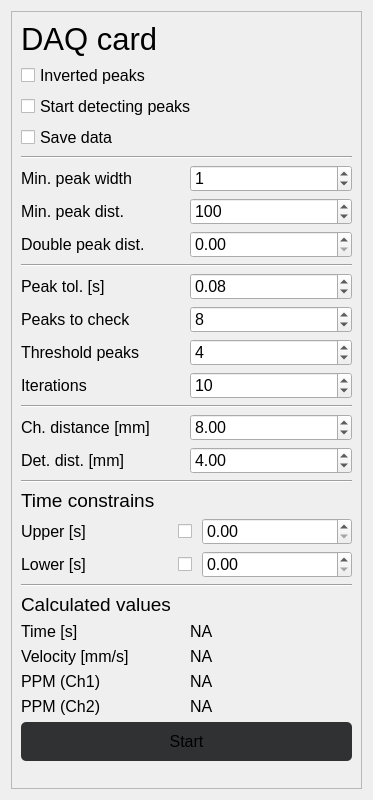
<?xml version="1.0" encoding="UTF-8"?>
<ui version="4.0">
 <class>MainWindow</class>
 <widget class="QWidget" name="MainWindow">
  <property name="enabled">
   <bool>true</bool>
  </property>
  <property name="geometry">
   <rect>
    <x>0</x>
    <y>0</y>
    <width>373</width>
    <height>800</height>
   </rect>
  </property>
  <property name="windowTitle">
   <string>Form</string>
  </property>
  <property name="styleSheet">
   <string notr="true">QPushButton{
	/*border: 1px solid rgb(89, 89, 89); */
	background-color: #2F3133;
	padding: 10px;
	/*background-color: #040f13;*/
	/*background-color: #2b192f;*/
	border-radius: 5px;
}
</string>
  </property>
  <layout class="QVBoxLayout" name="verticalLayout">
   <item>
    <widget class="QScrollArea" name="scrollArea">
     <property name="widgetResizable">
      <bool>true</bool>
     </property>
     <widget class="QWidget" name="scrollAreaWidgetContents">
      <property name="geometry">
       <rect>
        <x>0</x>
        <y>-34</y>
        <width>328</width>
        <height>872</height>
       </rect>
      </property>
      <layout class="QVBoxLayout" name="verticalLayout_2">
       <item>
        <widget class="QLabel" name="mainTitle">
         <property name="font">
          <font>
           <pointsize>23</pointsize>
          </font>
         </property>
         <property name="text">
          <string>DAQ card</string>
         </property>
        </widget>
       </item>
       <item>
        <widget class="QCheckBox" name="invertedBox">
         <property name="font">
          <font>
           <pointsize>12</pointsize>
          </font>
         </property>
         <property name="toolTip">
          <string>&lt;html&gt;&lt;head/&gt;&lt;body&gt;&lt;p&gt;Peaks are inverted, meaning their values go bellow the zero line as opposed to above it&lt;/p&gt;&lt;/body&gt;&lt;/html&gt;</string>
         </property>
         <property name="text">
          <string>Inverted peaks</string>
         </property>
        </widget>
       </item>
       <item>
        <widget class="QCheckBox" name="startDetectingPeaks">
         <property name="font">
          <font>
           <pointsize>12</pointsize>
          </font>
         </property>
         <property name="toolTip">
          <string>&lt;html&gt;&lt;head/&gt;&lt;body&gt;&lt;p&gt;Start algorithm to detect and display peaks&lt;/p&gt;&lt;/body&gt;&lt;/html&gt;</string>
         </property>
         <property name="text">
          <string>Start detecting peaks</string>
         </property>
        </widget>
       </item>
       <item>
        <widget class="QCheckBox" name="saveDataCheckbox">
         <property name="font">
          <font>
           <pointsize>12</pointsize>
          </font>
         </property>
         <property name="toolTip">
          <string>&lt;html&gt;&lt;head/&gt;&lt;body&gt;&lt;p&gt;Save resulting raw data from the DAQ card&lt;/p&gt;&lt;/body&gt;&lt;/html&gt;</string>
         </property>
         <property name="text">
          <string>Save data</string>
         </property>
        </widget>
       </item>
       <item>
        <widget class="Line" name="line">
         <property name="orientation">
          <enum>Qt::Horizontal</enum>
         </property>
        </widget>
       </item>
       <item>
        <layout class="QGridLayout" name="peakDetectionGrid1">
         <item row="0" column="0">
          <widget class="QLabel" name="peakWidthLabel">
           <property name="font">
            <font>
             <pointsize>12</pointsize>
            </font>
           </property>
           <property name="toolTip">
            <string>&lt;html&gt;&lt;head/&gt;&lt;body&gt;&lt;p&gt;Minimum peak width as defined in scipy.signal function find_peaks&lt;/p&gt;&lt;/body&gt;&lt;/html&gt;</string>
           </property>
           <property name="text">
            <string>Min. peak width</string>
           </property>
          </widget>
         </item>
         <item row="1" column="0">
          <widget class="QLabel" name="peakDistanceLabel">
           <property name="font">
            <font>
             <pointsize>12</pointsize>
            </font>
           </property>
           <property name="toolTip">
            <string>&lt;html&gt;&lt;head/&gt;&lt;body&gt;&lt;p&gt;Minimum peak distance as defined in scipy.signal function find_peaks &lt;/p&gt;&lt;/body&gt;&lt;/html&gt;</string>
           </property>
           <property name="text">
            <string>Min. peak dist.</string>
           </property>
          </widget>
         </item>
         <item row="2" column="0">
          <widget class="QLabel" name="doublePeakDistanceLabel">
           <property name="font">
            <font>
             <pointsize>12</pointsize>
            </font>
           </property>
           <property name="toolTip">
            <string>&lt;html&gt;&lt;head/&gt;&lt;body&gt;&lt;p&gt;When two peaks appear within this range, the first one will be considered to correctly detect lensed peaks with W shape&lt;/p&gt;&lt;/body&gt;&lt;/html&gt;</string>
           </property>
           <property name="text">
            <string>Double peak dist.</string>
           </property>
          </widget>
         </item>
         <item row="0" column="1">
          <widget class="QSpinBox" name="peakWidthValue">
           <property name="font">
            <font>
             <pointsize>12</pointsize>
            </font>
           </property>
           <property name="maximum">
            <number>9999</number>
           </property>
           <property name="value">
            <number>1</number>
           </property>
          </widget>
         </item>
         <item row="1" column="1">
          <widget class="QSpinBox" name="peakDistanceValue">
           <property name="font">
            <font>
             <pointsize>12</pointsize>
            </font>
           </property>
           <property name="maximum">
            <number>9999</number>
           </property>
           <property name="value">
            <number>100</number>
           </property>
          </widget>
         </item>
         <item row="2" column="1">
          <widget class="QDoubleSpinBox" name="doublePeakDistanceValue">
           <property name="font">
            <font>
             <pointsize>12</pointsize>
            </font>
           </property>
           <property name="maximum">
            <double>9999.989999999999782</double>
           </property>
          </widget>
         </item>
        </layout>
       </item>
       <item>
        <widget class="Line" name="line_2">
         <property name="orientation">
          <enum>Qt::Horizontal</enum>
         </property>
        </widget>
       </item>
       <item>
        <layout class="QGridLayout" name="peakDetectionGrid2">
         <item row="0" column="1">
          <widget class="QDoubleSpinBox" name="daqPeakTolerance">
           <property name="font">
            <font>
             <pointsize>12</pointsize>
            </font>
           </property>
           <property name="toolTip">
            <string>&lt;html&gt;&lt;head/&gt;&lt;body&gt;&lt;p&gt;&lt;br/&gt;&lt;/p&gt;&lt;/body&gt;&lt;/html&gt;</string>
           </property>
           <property name="whatsThis">
            <string>&lt;html&gt;&lt;head/&gt;&lt;body&gt;&lt;p&gt;&lt;br/&gt;&lt;/p&gt;&lt;/body&gt;&lt;/html&gt;</string>
           </property>
           <property name="singleStep">
            <double>0.010000000000000</double>
           </property>
           <property name="value">
            <double>0.080000000000000</double>
           </property>
          </widget>
         </item>
         <item row="2" column="1">
          <widget class="QSpinBox" name="tresholdForPeakMatchingValue">
           <property name="font">
            <font>
             <pointsize>12</pointsize>
            </font>
           </property>
           <property name="toolTip">
            <string>&lt;html&gt;&lt;head/&gt;&lt;body&gt;&lt;p&gt;&lt;br/&gt;&lt;/p&gt;&lt;/body&gt;&lt;/html&gt;</string>
           </property>
           <property name="whatsThis">
            <string>&lt;html&gt;&lt;head/&gt;&lt;body&gt;&lt;p&gt;Threshold number of peaks to consider a good result&lt;/p&gt;&lt;/body&gt;&lt;/html&gt;</string>
           </property>
           <property name="value">
            <number>4</number>
           </property>
          </widget>
         </item>
         <item row="3" column="0">
          <widget class="QLabel" name="iterationsLabel">
           <property name="font">
            <font>
             <pointsize>12</pointsize>
            </font>
           </property>
           <property name="text">
            <string>Iterations</string>
           </property>
          </widget>
         </item>
         <item row="0" column="0">
          <widget class="QLabel" name="daqToleranceLabel">
           <property name="font">
            <font>
             <pointsize>12</pointsize>
            </font>
           </property>
           <property name="toolTip">
            <string>&lt;html&gt;&lt;head/&gt;&lt;body&gt;&lt;p&gt;Peak timing tolerance [s]&lt;/p&gt;&lt;/body&gt;&lt;/html&gt;</string>
           </property>
           <property name="text">
            <string>Peak tol. [s]</string>
           </property>
          </widget>
         </item>
         <item row="1" column="1">
          <widget class="QSpinBox" name="peakWindowValue">
           <property name="font">
            <font>
             <pointsize>12</pointsize>
            </font>
           </property>
           <property name="toolTip">
            <string>&lt;html&gt;&lt;head/&gt;&lt;body&gt;&lt;p&gt;&lt;br/&gt;&lt;/p&gt;&lt;/body&gt;&lt;/html&gt;</string>
           </property>
           <property name="whatsThis">
            <string>&lt;html&gt;&lt;head/&gt;&lt;body&gt;&lt;p&gt;&lt;br/&gt;&lt;/p&gt;&lt;/body&gt;&lt;/html&gt;</string>
           </property>
           <property name="value">
            <number>8</number>
           </property>
          </widget>
         </item>
         <item row="2" column="0">
          <widget class="QLabel" name="tresholdForPeakMatchingLabel">
           <property name="font">
            <font>
             <pointsize>12</pointsize>
            </font>
           </property>
           <property name="toolTip">
            <string>&lt;html&gt;&lt;head/&gt;&lt;body&gt;&lt;p&gt;Threshold number of peaks to validate presumed time of flow between speed detection channels&lt;/p&gt;&lt;/body&gt;&lt;/html&gt;</string>
           </property>
           <property name="text">
            <string>Threshold peaks</string>
           </property>
          </widget>
         </item>
         <item row="1" column="0">
          <widget class="QLabel" name="peakWindowLabel">
           <property name="font">
            <font>
             <pointsize>12</pointsize>
            </font>
           </property>
           <property name="toolTip">
            <string>&lt;html&gt;&lt;head/&gt;&lt;body&gt;&lt;p&gt;Number of peaks to check speed&lt;/p&gt;&lt;/body&gt;&lt;/html&gt;</string>
           </property>
           <property name="text">
            <string>Peaks to check</string>
           </property>
          </widget>
         </item>
         <item row="3" column="1">
          <widget class="QSpinBox" name="iterationsSpinBox">
           <property name="font">
            <font>
             <pointsize>12</pointsize>
            </font>
           </property>
           <property name="minimum">
            <number>1</number>
           </property>
           <property name="maximum">
            <number>999</number>
           </property>
           <property name="value">
            <number>10</number>
           </property>
          </widget>
         </item>
        </layout>
       </item>
       <item>
        <widget class="Line" name="line_3">
         <property name="orientation">
          <enum>Qt::Horizontal</enum>
         </property>
        </widget>
       </item>
       <item>
        <layout class="QGridLayout" name="detectionChannelsGeometryGrid">
         <item row="0" column="0">
          <widget class="QLabel" name="channelDistanceLabel">
           <property name="font">
            <font>
             <pointsize>12</pointsize>
            </font>
           </property>
           <property name="toolTip">
            <string>&lt;html&gt;&lt;head/&gt;&lt;body&gt;&lt;p&gt;Channel distance [mm]&lt;/p&gt;&lt;/body&gt;&lt;/html&gt;</string>
           </property>
           <property name="text">
            <string>Ch. distance [mm]</string>
           </property>
          </widget>
         </item>
         <item row="1" column="0">
          <widget class="QLabel" name="detectionFieldDistLabel">
           <property name="font">
            <font>
             <pointsize>12</pointsize>
            </font>
           </property>
           <property name="toolTip">
            <string>&lt;html&gt;&lt;head/&gt;&lt;body&gt;&lt;p&gt;Raman detection distance from the last channel [mm]&lt;/p&gt;&lt;/body&gt;&lt;/html&gt;</string>
           </property>
           <property name="text">
            <string>Det. dist. [mm]</string>
           </property>
          </widget>
         </item>
         <item row="0" column="1">
          <widget class="QDoubleSpinBox" name="channelDistanceSpinBox">
           <property name="font">
            <font>
             <pointsize>12</pointsize>
            </font>
           </property>
           <property name="toolTip">
            <string>&lt;html&gt;&lt;head/&gt;&lt;body&gt;&lt;p&gt;&lt;br/&gt;&lt;/p&gt;&lt;/body&gt;&lt;/html&gt;</string>
           </property>
           <property name="whatsThis">
            <string>&lt;html&gt;&lt;head/&gt;&lt;body&gt;&lt;p&gt;&lt;br/&gt;&lt;/p&gt;&lt;/body&gt;&lt;/html&gt;</string>
           </property>
           <property name="maximum">
            <double>999.000000000000000</double>
           </property>
           <property name="value">
            <double>8.000000000000000</double>
           </property>
          </widget>
         </item>
         <item row="1" column="1">
          <widget class="QDoubleSpinBox" name="detectionFieldDistSpinBox">
           <property name="font">
            <font>
             <pointsize>12</pointsize>
            </font>
           </property>
           <property name="toolTip">
            <string>&lt;html&gt;&lt;head/&gt;&lt;body&gt;&lt;p&gt;&lt;br/&gt;&lt;/p&gt;&lt;/body&gt;&lt;/html&gt;</string>
           </property>
           <property name="whatsThis">
            <string>&lt;html&gt;&lt;head/&gt;&lt;body&gt;&lt;p&gt;&lt;br/&gt;&lt;/p&gt;&lt;/body&gt;&lt;/html&gt;</string>
           </property>
           <property name="value">
            <double>4.000000000000000</double>
           </property>
          </widget>
         </item>
        </layout>
       </item>
       <item>
        <widget class="Line" name="line_5">
         <property name="orientation">
          <enum>Qt::Horizontal</enum>
         </property>
        </widget>
       </item>
       <item>
        <widget class="QLabel" name="label">
         <property name="font">
          <font>
           <pointsize>14</pointsize>
          </font>
         </property>
         <property name="text">
          <string>Time constrains</string>
         </property>
        </widget>
       </item>
       <item>
        <layout class="QGridLayout" name="timeConstrainValuesGrid">
         <item row="3" column="2">
          <widget class="QDoubleSpinBox" name="lowerTimeConstrainCBox">
           <property name="font">
            <font>
             <pointsize>12</pointsize>
            </font>
           </property>
           <property name="singleStep">
            <double>0.100000000000000</double>
           </property>
          </widget>
         </item>
         <item row="3" column="0">
          <widget class="QLabel" name="lowerTimeConstrainLabel">
           <property name="font">
            <font>
             <pointsize>12</pointsize>
            </font>
           </property>
           <property name="toolTip">
            <string>&lt;html&gt;&lt;head/&gt;&lt;body&gt;&lt;p&gt;Lowest time of flow of a particle between channel 1 and 2 to be considered&lt;/p&gt;&lt;/body&gt;&lt;/html&gt;</string>
           </property>
           <property name="text">
            <string>Lower [s]</string>
           </property>
          </widget>
         </item>
         <item row="1" column="2">
          <widget class="QDoubleSpinBox" name="upperTimeConstrainCBox">
           <property name="font">
            <font>
             <pointsize>12</pointsize>
            </font>
           </property>
           <property name="suffix">
            <string/>
           </property>
           <property name="maximum">
            <double>9999.000000000000000</double>
           </property>
           <property name="singleStep">
            <double>0.100000000000000</double>
           </property>
          </widget>
         </item>
         <item row="1" column="0">
          <widget class="QLabel" name="upperTimeConstrainLabel">
           <property name="font">
            <font>
             <pointsize>12</pointsize>
            </font>
           </property>
           <property name="toolTip">
            <string>&lt;html&gt;&lt;head/&gt;&lt;body&gt;&lt;p&gt;Highest particle flow time between channel 1 and 2 to be considered in calculation&lt;/p&gt;&lt;/body&gt;&lt;/html&gt;</string>
           </property>
           <property name="text">
            <string>Upper [s]</string>
           </property>
          </widget>
         </item>
         <item row="1" column="1">
          <widget class="QCheckBox" name="upperTimeConstrainCheckBox">
           <property name="enabled">
            <bool>true</bool>
           </property>
           <property name="minimumSize">
            <size>
             <width>10</width>
             <height>0</height>
            </size>
           </property>
           <property name="maximumSize">
            <size>
             <width>18</width>
             <height>16777215</height>
            </size>
           </property>
           <property name="toolTip">
            <string>&lt;html&gt;&lt;head/&gt;&lt;body&gt;&lt;p&gt;Activate upper constrain&lt;/p&gt;&lt;/body&gt;&lt;/html&gt;</string>
           </property>
           <property name="text">
            <string/>
           </property>
          </widget>
         </item>
         <item row="3" column="1">
          <widget class="QCheckBox" name="lowerTimeConstrainCheckBox">
           <property name="toolTip">
            <string>&lt;html&gt;&lt;head/&gt;&lt;body&gt;&lt;p&gt;Activate lower constrian&lt;/p&gt;&lt;/body&gt;&lt;/html&gt;</string>
           </property>
           <property name="text">
            <string/>
           </property>
          </widget>
         </item>
        </layout>
       </item>
       <item>
        <widget class="Line" name="line_4">
         <property name="orientation">
          <enum>Qt::Horizontal</enum>
         </property>
        </widget>
       </item>
       <item>
        <widget class="QLabel" name="currentCalculatedValuesLabel">
         <property name="font">
          <font>
           <pointsize>14</pointsize>
          </font>
         </property>
         <property name="text">
          <string>Calculated values</string>
         </property>
        </widget>
       </item>
       <item>
        <layout class="QGridLayout" name="calculatedValuesGrid">
         <item row="0" column="1">
          <widget class="QLabel" name="currentTimeValue">
           <property name="font">
            <font>
             <pointsize>12</pointsize>
            </font>
           </property>
           <property name="text">
            <string>NA</string>
           </property>
          </widget>
         </item>
         <item row="2" column="0">
          <widget class="QLabel" name="ppmCh1LabelQLabel">
           <property name="font">
            <font>
             <pointsize>12</pointsize>
            </font>
           </property>
           <property name="toolTip">
            <string>&lt;html&gt;&lt;head/&gt;&lt;body&gt;&lt;p&gt;Particles per minute in channel 1&lt;/p&gt;&lt;/body&gt;&lt;/html&gt;</string>
           </property>
           <property name="text">
            <string>PPM (Ch1)</string>
           </property>
          </widget>
         </item>
         <item row="2" column="1">
          <widget class="QLabel" name="ppmCh1ValueQLabel">
           <property name="font">
            <font>
             <pointsize>12</pointsize>
            </font>
           </property>
           <property name="text">
            <string>NA</string>
           </property>
          </widget>
         </item>
         <item row="0" column="0">
          <widget class="QLabel" name="currentTimeLabel">
           <property name="font">
            <font>
             <pointsize>12</pointsize>
            </font>
           </property>
           <property name="toolTip">
            <string>&lt;html&gt;&lt;head/&gt;&lt;body&gt;&lt;p&gt;Time of flow of the last particle between detection channels&lt;/p&gt;&lt;/body&gt;&lt;/html&gt;</string>
           </property>
           <property name="text">
            <string>Time [s]</string>
           </property>
          </widget>
         </item>
         <item row="1" column="0">
          <widget class="QLabel" name="currentVelocityLabel">
           <property name="font">
            <font>
             <pointsize>12</pointsize>
            </font>
           </property>
           <property name="toolTip">
            <string>&lt;html&gt;&lt;head/&gt;&lt;body&gt;&lt;p&gt;Speed of the last particle&lt;/p&gt;&lt;/body&gt;&lt;/html&gt;</string>
           </property>
           <property name="text">
            <string>Velocity [mm/s]</string>
           </property>
          </widget>
         </item>
         <item row="4" column="0">
          <widget class="QLabel" name="ppmCh2LabelQLabel">
           <property name="font">
            <font>
             <pointsize>12</pointsize>
            </font>
           </property>
           <property name="toolTip">
            <string>&lt;html&gt;&lt;head/&gt;&lt;body&gt;&lt;p&gt;Particles per minute in channel 2&lt;/p&gt;&lt;/body&gt;&lt;/html&gt;</string>
           </property>
           <property name="text">
            <string>PPM (Ch2)</string>
           </property>
          </widget>
         </item>
         <item row="1" column="1">
          <widget class="QLabel" name="currentVelocityValue">
           <property name="font">
            <font>
             <pointsize>12</pointsize>
            </font>
           </property>
           <property name="text">
            <string>NA</string>
           </property>
          </widget>
         </item>
         <item row="4" column="1">
          <widget class="QLabel" name="ppmCh2ValueQLabel">
           <property name="font">
            <font>
             <pointsize>12</pointsize>
            </font>
           </property>
           <property name="text">
            <string>NA</string>
           </property>
          </widget>
         </item>
        </layout>
       </item>
       <item>
        <layout class="QGridLayout" name="gridLayout_5">
         <item row="0" column="0">
          <widget class="QPushButton" name="startMonitoring">
           <property name="font">
            <font>
             <pointsize>12</pointsize>
            </font>
           </property>
           <property name="text">
            <string>Start</string>
           </property>
          </widget>
         </item>
        </layout>
       </item>
       <item>
        <spacer name="verticalSpacer">
         <property name="orientation">
          <enum>Qt::Vertical</enum>
         </property>
         <property name="sizeHint" stdset="0">
          <size>
           <width>20</width>
           <height>40</height>
          </size>
         </property>
        </spacer>
       </item>
      </layout>
     </widget>
    </widget>
   </item>
  </layout>
 </widget>
 <resources/>
 <connections/>
</ui>
